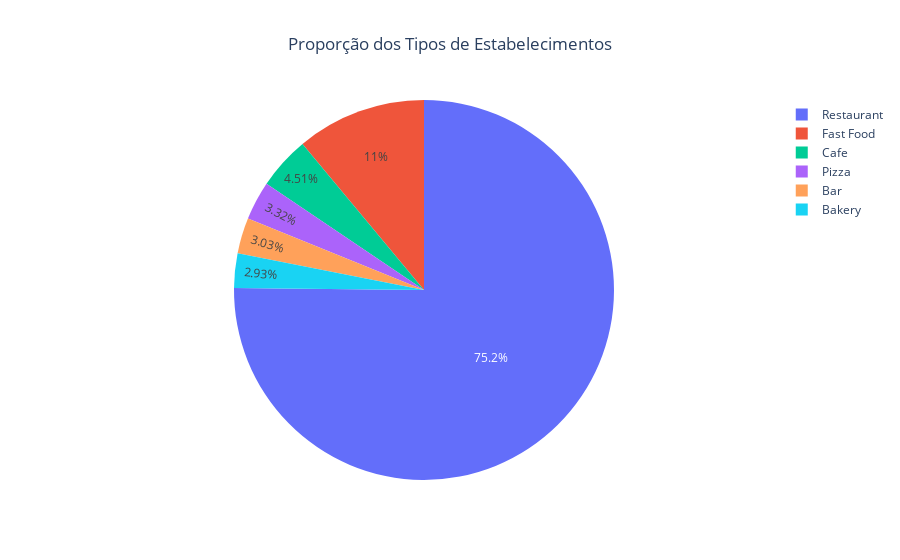

The notebook cell saved with this chart:
### Markdown cell above
##### <a id="21">Proporções de vários tipos de estabelecimentos</a>

### Code cell
# count object_type
type_count = df['object_type'].value_counts()

# plot
fig = go.Figure(
    data=[go.Pie(labels=type_count.index, values=type_count.values)])
fig.update_layout(title_text='Proporção dos Tipos de Estabelecimentos',
                  title_x=0.5)
fig.show()

### Figure 1 — Plotly figure (JSON) as saved in the notebook; plotly's stock layout.template omitted (floating-point values rounded to 4 significant figures)
{"data": [{"labels": ["Restaurant", "Fast Food", "Cafe", "Pizza", "Bar", "Bakery"], "type": "pie", "values": [7255, 1066, 435, 320, 292, 283]}], "layout": {"title": {"text": "Proporção dos Tipos de Estabelecimentos", "x": 0.5}}}
